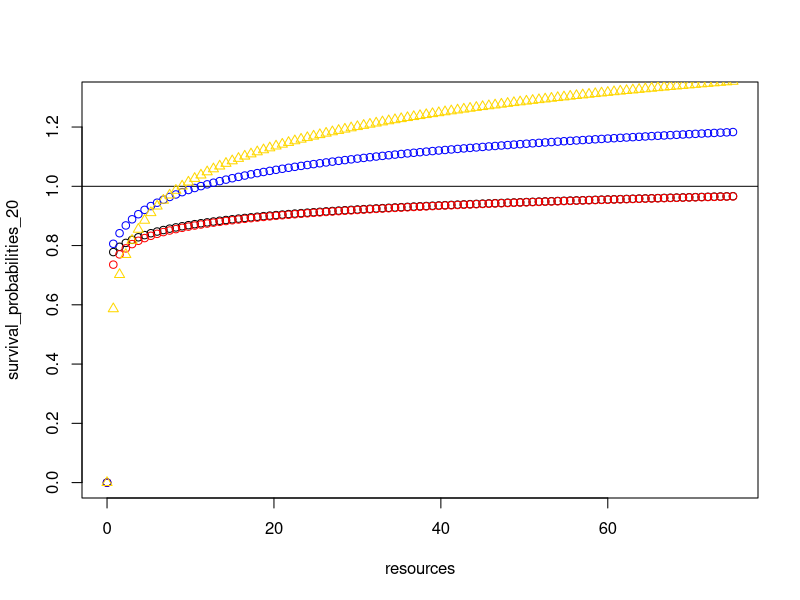
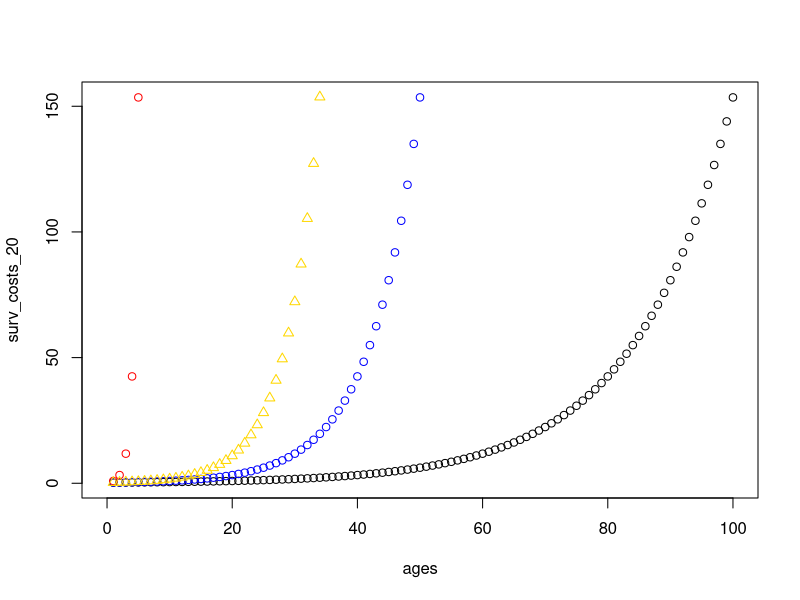
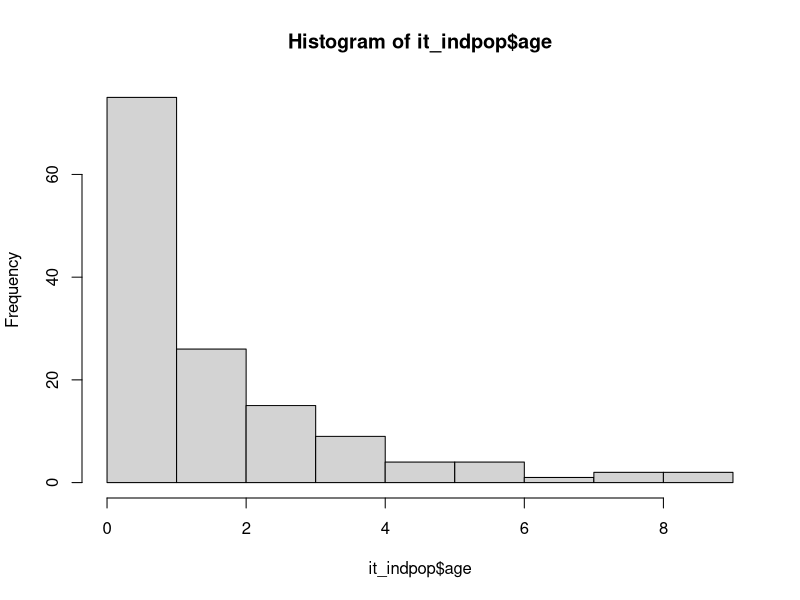

Recreate these plots in R, in order.
## ---- chunk 1
knitr::opts_chunk$set(echo = TRUE)
Sys.setlocale("LC_TIME", "C")
## ---- chunk 2
#life cycle variability database
lcv_pop <- data.frame(lng_var=NA,lro_var=NA,age_repro_i_var=NA,ibi_var=NA)
#check data frame
head(lcv_pop)

#individual final outcome database
final_indpop <- data.frame(id=1:1000,age=rep(NA,length.out=1000),prod_n=rep(NA,length.out=1000),prod=rep(NA,length.out=1000),cons=rep(NA,length.out=1000),lro=rep(NA,length.out=1000),afr=rep(NA,length.out=1000),alr=rep(NA,length.out=1000),av_ibi=rep(NA,length.out=1000))
#check data frame
head(final_indpop)

#individual multiple iterations
it_indpop_mult <- data.frame(id=1:1000,surv_1=rep(NA,length.out=1000),prod_1=rep(0,length.out=1000),cons_1=rep(NA,length.out=1000),repro_1=rep(0,length.out=1000))

#individual one iteration database
it_indpop <- data.frame(id=1:1000,surv=rep(NA,length.out=1000),age=rep(0,length.out=1000),prod_o=rep(NA,length.out=1000),prod_a=rep(1,length.out=1000),cons=rep(NA,length.out=1000),repro=rep(NA,length.out=1000))
## ---- chunk 3
####values are made up for now

#survival
#probability of surviving
surv_p <- 0.75
#cost of surviving
surv_c <- 0.25
#age-specific cost of surviving
surv_c_age <- c(surv_c,surv_c*exp(exp(surv_c)/20*c(1:100))) 

#reproduction
#probability
repro_p <- 0.5
#cost of reproduction
repro_c <- 0.25
#age-specific cost of reproduction
repro_c_age <- c(repro_c,repro_c*exp(exp(repro_c)/20*c(1:100)))
#number of descendants per reproduction
repro_n <- 1

#production
#probability
prod_p <- 0.5
#amount of resources produced
prod_n <- 1

#consumption
#amount of resources consumed
cons <- 0.25
## ---- chunk 4
#survival
survive <- function(it_indpop){
  if(it_indpop$prod_a[i] >= surv_c_age[it_indpop$age[i]+1] & runif(1,min=0,max=1)<(surv_p+log(it_indpop$prod_a[i]+1)/20)){
  it_indpop$surv[i] <- 1
  }
  else{
  it_indpop$surv[i] <- 0
  }
  return(it_indpop$surv)
}

#Pablo:
#I think a solution for the "weighting" problem is to make the survival depend on having the resources or not, so if you don't have the resources you definitely die, and if you have them you go through the random option of surviving or not.
# From Dieter: I think this goes back to the discussion in the TICEL meeting, about the function that links inputs to outputs. To me, for survival, there are two steps: first, assign an individual specific level of survival depending on the resources. So there is a function that links resources to a probability. Maybe the easiest is something similar to what you have: when resources are below a critical threshold, individuals will definitely die; if resources reach that threshold, there is a baseline survival probability; if individuals have more resources, their survival probability increases. That increase probably follows a logarithmic function, with additional resources leading to smaller increases. The second step is that we draw a random number for this individual between 0 and 1 (runif(1,min=0,max=1)) and see whether that number is smaller than the probability to survive. Here is such a suggestion. I am dividing the log benefit by 20 to bring it onto the relevant scale - so if the baseline survival is 0.75, and individual with 100 resources will now have a survival of 0.75 + log(100)/20 = 0.75 + 0.23 = 0.98. With this example, most individuals survive, so if you use this variant without changing anything else, the population will explode.
#Pablo: I changed the survival function to what you suggest and I think it clearly nails the discussion in the TICEL meeting. I have two questions: 1) why is it necessary to divide by 20 to bring it onto the relevant scale? and 

# From Dieter:
# It might be useful to plot the functions to get an idea of how it influences the baseline probability. For example, should the baseline be the average or should it be the starting point? Should there be a steep incline or just a small change? Should the change be abrupt or gradual across the whole range? It also matters how you measure resources (are they measured in units of 1 or smaller units, what could the maximum be etc.) Here are four options that illustrate these differences based on what you set above that the production of resources is ~0.5 - so small steps and going up to a maximum of 10 resources (40 steps of production with baseline production (0.5) + consumption (0.25) - 40*0.25=10). I think you will probably decide the shape depending on the references you wanted to use? 

#Pablo:
#If I understand correctly, dividing by 20 is to make the survival probability have values below one, right? I updated the code below then so the baseline production is 1 (0.5 is the probability of producing one resource), the resources vector would have a maximum of 75 resources (100 steps of production with baseline production (1) + consumption (0.25), 100*0.75=75), and I divide by 20, 20_neg, 10, and the dive6.

# 
resources<-seq(from=0,to=75,length.out=101)
survival_probabilities_20<-rep(0,101)
for (i in 1:length(resources)){
if(resources[i]<surv_c){survival_probabilities_20[i]<-0}else{survival_probabilities_20[i]<-surv_p+log(resources[i]+1)/20}
}

survival_probabilities_20_neg<-rep(0,101)
for (i in 1:length(resources)){
if(resources[i]<surv_c){survival_probabilities_20_neg[i]<-0}else{survival_probabilities_20_neg[i]<-surv_p+log(resources[i])/20}
}

survival_probabilities_10<-rep(0,101)
for (i in 1:length(resources)){
if(resources[i]<surv_c){survival_probabilities_10[i]<-0}else{survival_probabilities_10[i]<-surv_p+log(resources[i]+1)/10}
}

survival_probabilities_div6<-rep(0,101)
for (i in 1:length(resources)){
if(resources[i]<surv_c){survival_probabilities_div6[i]<-0}else{survival_probabilities_div6[i]<-surv_p+(log(resources[i]/2)/6) }
}

plot(survival_probabilities_20~resources,xlim=c(0,75),ylim=c(0,1.3))
abline(h=1)
points(survival_probabilities_20_neg~resources,col="red")
points(survival_probabilities_10~resources,col="blue")
points(survival_probabilities_div6~resources,col="gold",pch=2)


# From Pablo: 2) I tried to solve the issue of population explosion, by exponentiating the survival costs with age, and the same with reproductive costs, so it would be more costly to survive/reproduce when you get older. However, this made crush the population in 2-3 iterations because the costs of survival/reproduction were too high when exponentiating. Do you think it is because the values are too high or am I missing something else? 

# From Dieter: Yes, exponentiating quickly leads to massive changes - e.g. if you start with survival of 0.75, the chance to survive to age 4 is 5%: 0.75*(0.75*0.75)*(0.75*0.75*0.75)*(0.75*0.75*0.75*0.75)

#Pablo: I am trying to plot the survival cost function, so that it increases with age. I think the one dividing by 20 should be smooth enough.

#survival cost only exp
#age
ages<-1:100
#surv cost at age 0
a <- 0.25 
#constant exponential growth
r <- exp(surv_c)
#survival costs for ages
surv_costs <- a*exp(r*ages)

#survival cost dividing by 20
#age
ages<-1:100
#surv cost at age 0
a <- 0.25 
#constant exponential growth
r_20 <- exp(surv_c)/20
#survival costs for ages
surv_costs_20 <- a*exp(r_20*ages)

#survival cost dividing by 10
#age
ages<-1:100
#surv cost at age 0
a <- 0.25 
#constant exponential growth
r_10 <- exp(surv_c)/10
#survival costs for ages
surv_costs_10 <- a*exp(r_10*ages)

#survival cost dividing by div6
#age
ages<-1:100
#surv cost at age 0
a <- 0.25 
#constant exponential growth
r_div6 <- exp(surv_c/2)/6
#survival costs for ages
surv_costs_div6 <- a*exp(r_div6*ages)

plot(surv_costs_20~ages,xlim=c(0,100))
points(surv_costs_10~ages,col="blue")
points(surv_costs~ages,col="red")
points(surv_costs_div6~ages,col="gold",pch=2)

####

#age
age <- function(it_indpop){
  it_indpop$age[i] <- it_indpop$age[i]+it_indpop$surv[i]
  return(it_indpop$age)
}

#discount survival costs
survive_c <- function(it_indpop) {
    it_indpop$prod_a[i] <- it_indpop$prod_a[i]-surv_c_age[it_indpop$age[i]+1]
    return(it_indpop$prod_a)
  }
## ---- chunk 5
#production
produce <- function(it_indpop){
  it_indpop$prod_o[i] <- rbinom(1,1,prod_p)
  return(it_indpop$prod_o)
}

#adding resources produced
produce_a <- function(it_indpop) {
  it_indpop$prod_a[i] <- it_indpop$prod_a[i]+it_indpop$prod_o[i]*prod_n
  return(it_indpop$prod_a)
}

#consumption
consume <- function(it_indpop) {
  it_indpop$cons[i] <- cons
  it_indpop$prod_a[i] <- it_indpop$prod_a[i]-cons
  return(it_indpop)
}

#Dieter:
# For both though, i wonder whether you need to plan the functions more flexibly. If I understand it correctly, the production probability can change according to the stage the individual is in. So I think that this should be part of the function definition:

# produce <- function(ind,production_probability){
#  ind$prod<-rbinom(nrow(ind),1,production_probability)
#  return(ind)
# }

# The function can than be used as:
# produce(pop,prod_p)
# Where the prod_p can be adjusted according to the stage of the individuals. Though I assume if you end up having a population where individuals are in different stages, you presumably want to make this a two-step process:

# produce <- function(ind){
#  ind$proc_b<-ifelse(ind$age<6,proc_b_infant,ifelse(ind$age<15,proc_b_juvenile,0))  # I think there is some way to set this up better
#  ind$prod<-rbinom(nrow(ind),1,ind$proc_b)
#  return(ind)
# }

#Pablo:
#I think the last option sounds like the best. However, I thought the stage-specific probabilities were set as auxiliary variables, which is why I was not considering them in the function definitions. Is this a good way to do it? Do you think is necessary to solve it for this model, where individuals don't transition to another life cycle stage, or can it be dealt in the next one where individuals have two stages?

# Dieter:
# Yes, I think for now this works. I was already thinking ahead. You could have an additional setup where there are functions that adjust the probabilities accordingly. The way you have setup it up currently though, where functions are simultaneously applied to all individuals in a vector, makes me think that the second approach I am describing will be necessary. This is because not all individuals will transition at the same time, so there will be a mix of individuals in the data frame and the function needs to consider for each individual separately which stage it is in. Or are you assuming that when individuals transition they move to a new data frame, being killed from the dataframe for stage 1 and being added to the dataframe for stage 2?

#Pablo:
#I am thinking on what you said first, not the last part of individuals moving to a new data frame. Therefore, the functions will have to consider the stage of the individual to act differently. Also, stage-specific auxiliary variables (e.g. survival costs, amount of resources produced).

## ---- chunk 6
#reproduction probability
reproduce <- function(it_indpop){
  if(it_indpop$prod_a[i] >= repro_c_age[it_indpop$age[i]+1] & runif(1,min=0,max=1)<(repro_p+log(it_indpop$prod_a[i]+1)/20)) {
  it_indpop$repro[i] <- 1
  }else{
  it_indpop$repro[i] <- 0
  }
  return(it_indpop$repro)
}

#reproductive costs
reproduce_c <- function(it_indpop) {
  if(it_indpop$repro[i] == 1){
    it_indpop$prod_a[i] <- it_indpop$prod_a[i]-repro_c_age[it_indpop$age[i]+1]
  }else{
    it_indpop$prod_a[i] <- it_indpop$prod_a[i]
  }
    return(it_indpop$prod_a)
}

#adding the newborn
#new_ind <- function(it_indpop){
#  it_indpop <- rbind(it_indpop,data.frame(id=(max(it_indpop$id)+1):((max(it_indpop$id)+1)+sum(it_indpop[which(it_indpop$repro==1),"repro"])),surv=rep(NA,length.out=sum(it_indpop[which(it_indpop$repro==1),"repro"])),age=rep(0,length.out=sum(it_indpop[which(it_indpop$repro==1),"repro"])),prod_o=rep(NA,length.out=sum(it_indpop[which(it_indpop$repro==1),"repro"])),prod_a=rep(1,length.out=sum(it_indpop[which(it_indpop$repro==1),"repro"])),cons=rep(NA,length.out=sum(it_indpop[which(it_indpop$repro==1),"repro"])),repro=rep(NA,length.out=sum(it_indpop[which(it_indpop$repro==1),"repro"]))))
#  return(it_indpop)
#}

#this one did not work out well so I put it directly on the code for one iteration.
## ---- chunk 7
#create population
it_indpop <- data.frame(id=1:1000,surv=rep(NA,length.out=1000),age=rep(0,length.out=1000),prod_o=rep(NA,length.out=1000),prod_a=rep(1,length.out=1000),cons=rep(NA,length.out=1000),repro=rep(NA,length.out=1000))
#create iteration record
it_data <- data.frame(id=1:1000)

#I tried like a set up function instead of writing the whole data frame, but it messed up the id because it was giving everybody an id of 1000 instead of a number between 1 and 1000.

#run one iteration for all the population
#calculate the survival outcome
for (i in 1:nrow(it_indpop)){
  #survival
  it_indpop$surv <- survive(it_indpop)
}
#record survival outcome
surv_data <- it_indpop[,c("id","surv")]
#remove individuals that died
it_indpop <- it_indpop[-which(it_indpop$surv==0),]
#calculate age, survival cost, production, consumption, and reproductive outcome
for (i in 1:nrow(it_indpop)){
  #age
  it_indpop$age <- age(it_indpop)
  #survival cost
  it_indpop$prod_a <- survive_c(it_indpop)
  #production outcome
  it_indpop$prod_o <- produce(it_indpop)
  #production amount
  it_indpop$prod_a <- produce_a(it_indpop)
  #consumption
  it_indpop <- consume(it_indpop)
  #reproduction probability
  it_indpop$repro <- reproduce(it_indpop)
  #reproductive cost
  it_indpop$prod_a <- reproduce_c(it_indpop)
}
#record production outcome and resources available
resource_data <- it_indpop[,c("id","prod_o","prod_a")]
#record reproduction
repro_data <- it_indpop[,c("id","repro")]
#add newborns
#dataframe with newborns
new_it_indpop <- data.frame(id=(max(it_indpop$id)+1):(max(it_indpop$id)+sum(it_indpop[which(it_indpop$repro==1),"repro"])),surv=rep(NA,length.out=sum(it_indpop[which(it_indpop$repro==1),"repro"])),age=rep(0,length.out=sum(it_indpop[which(it_indpop$repro==1),"repro"])),prod_o=rep(NA,length.out=sum(it_indpop[which(it_indpop$repro==1),"repro"])),prod_a=rep(1,length.out=sum(it_indpop[which(it_indpop$repro==1),"repro"])),cons=rep(NA,length.out=sum(it_indpop[which(it_indpop$repro==1),"repro"])),repro=rep(NA,length.out=sum(it_indpop[which(it_indpop$repro==1),"repro"])))
#combine original population with newborns
it_indpop <- rbind(it_indpop,new_it_indpop)
#merge iteration records
it_data <- Reduce(function(x,y) merge(x=x,y=y,by="id",all=T),list(it_data,surv_data,repro_data,resource_data))

#check the population by the end of the iteration
head(it_indpop)
## ---- chunk 8
#create population
it_indpop <- data.frame(id=1:1000,surv=rep(NA,length.out=1000),age=rep(0,length.out=1000),prod_o=rep(NA,length.out=1000),prod_a=rep(1,length.out=1000),cons=rep(NA,length.out=1000),repro=rep(NA,length.out=1000))
#create iteration record
it_data <- data.frame(id=1:1000)

#run 100 iterations
for (b in 1:100){
for (i in 1:nrow(it_indpop)){
  #survival
  it_indpop$surv <- survive(it_indpop)
}
#record survival outcome
surv_data <- it_indpop[,c("id","surv")]
#remove individuals that died
it_indpop <- it_indpop[-which(it_indpop$surv==0),]
#calculate age, survival cost, production, consumption, and reproductive outcome
for (i in 1:nrow(it_indpop)){
  #age
  it_indpop$age <- age(it_indpop)
  #survival cost
  it_indpop$prod_a <- survive_c(it_indpop)
  #production outcome
  it_indpop$prod_o <- produce(it_indpop)
  #production amount
  it_indpop$prod_a <- produce_a(it_indpop)
  #consumption
  it_indpop <- consume(it_indpop)
  #reproduction probability
  it_indpop$repro <- reproduce(it_indpop)
  #reproductive cost
  it_indpop$prod_a <- reproduce_c(it_indpop)
}
#record production outcome and resources available
resource_data <- it_indpop[,c("id","prod_o","prod_a")]
#record reproduction
repro_data <- it_indpop[,c("id","repro")]
#add newborns
#dataframe with newborns
new_it_indpop <- data.frame(id=(max(it_indpop$id)+1):(max(it_indpop$id)+sum(it_indpop[which(it_indpop$repro==1),"repro"])),surv=rep(NA,length.out=sum(it_indpop[which(it_indpop$repro==1),"repro"])),age=rep(0,length.out=sum(it_indpop[which(it_indpop$repro==1),"repro"])),prod_o=rep(NA,length.out=sum(it_indpop[which(it_indpop$repro==1),"repro"])),prod_a=rep(1,length.out=sum(it_indpop[which(it_indpop$repro==1),"repro"])),cons=rep(NA,length.out=sum(it_indpop[which(it_indpop$repro==1),"repro"])),repro=rep(NA,length.out=sum(it_indpop[which(it_indpop$repro==1),"repro"])))
#combine original population with newborns
it_indpop <- rbind(it_indpop,new_it_indpop)
#merge iteration records
it_data <- Reduce(function(x,y) merge(x=x,y=y,by="id",all=T),list(it_data,surv_data,repro_data,resource_data))
}

#check the population by the end of the iterations
head(it_indpop)

#check the age distribution by the end of the iterations
hist(it_indpop$age)
## ---- chunk 9
#id
id_mult <- function(it_indpop_mult){
  it_indpop_mult$id[i] <- it_indpop$id[i]
  return(it_indpop_mult$id)
}

#survival
surv_mult <- function(it_indpop_mult){
  it_indpop_mult$surv_1[i] <- it_indpop$id[i]
  return(it_indpop_mult$id)
}

#total amount of successulf outcomes in production
produce_final_o <- function(final_indpop){
  final_indpop$prod_n[i] <- final_indpop$prod_n[i]+it_indpop$prod_o[i]
  return(final_indpop$prod_n)
}

#total amount of resources produced
produce_final_a <- function(final_indpop){
  final_indpop$prod[i] <- final_indpop$prod[i]+it_indpop$prod_a[i]
  return(final_indpop$prod)
}

#lifetime reproductive output
lro <- function(final_indpop){
  final_indpop$lro[i] <- final_indpop$lro[i]+it_indpop$repro[i]
  return(final_indpop$lro)
}

#age at ith reproduction
#age_repro_i <- function(final_indpop){
 # if(it_indpop$repro[i]==1){
  #final_indpop$age_repro_i[i] <- it_indpop$age[i]

  #}
#}

#Not sure how to make a new column with the age at subsequent reproductive events.

#average interbirth interval
#avg_ibi <- function(final_indpop){
  #final_indpop$ibi[i] <- (final_indpop$age_repro_i[i]-final_indpop$age_repro_i[i])/final_indpop$lro
  #return(final_indpop$ibi)
#}

#It should work depending on how the final_indpop$age_repro_i[i] can refer to the age at last and first reproduction.

